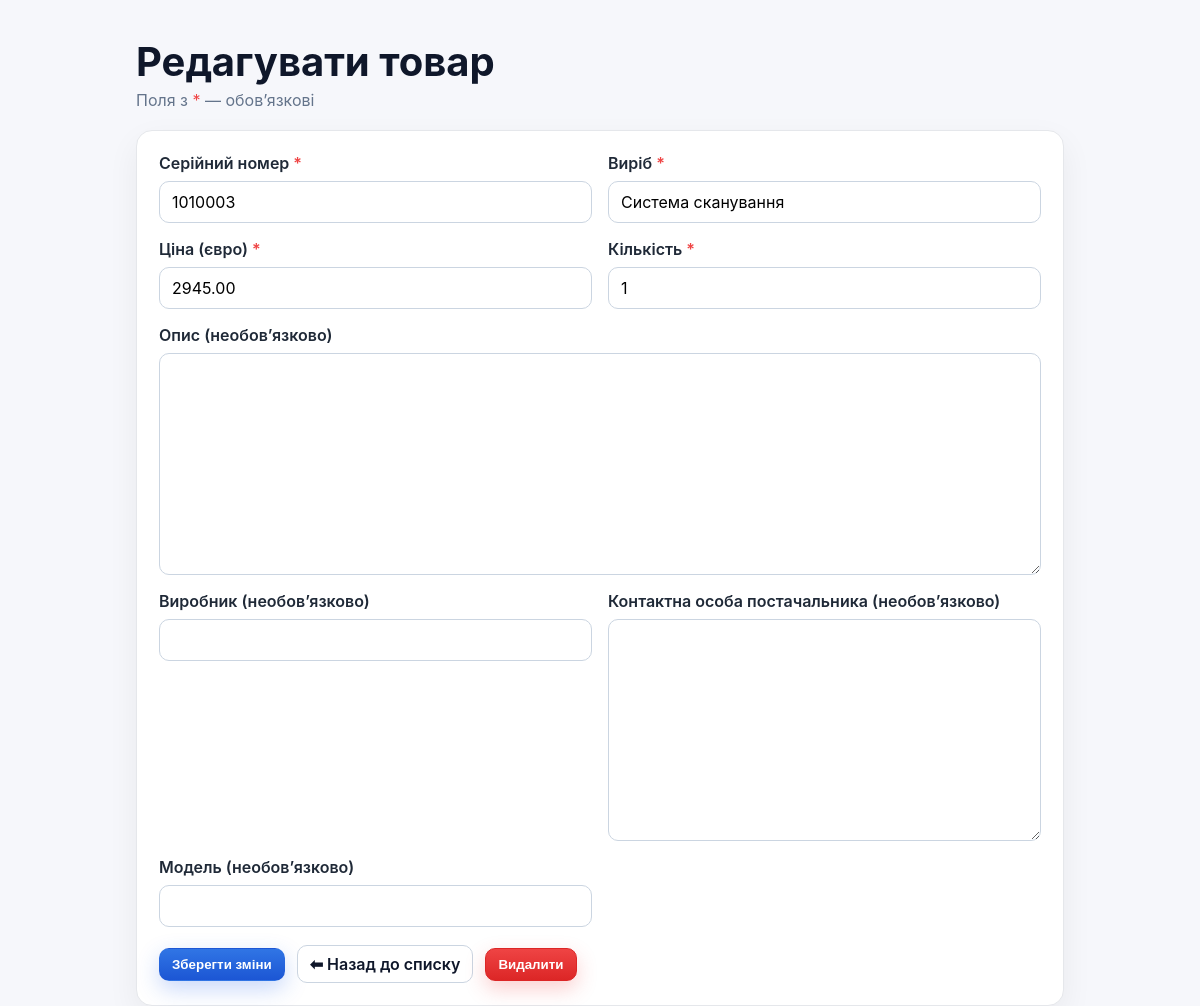
The app's page /product/4/edit/ with its own data.
### imagApp/models.py (models this page shows, shortened)
class Product(models.Model):
    subsystem = models.ForeignKey(Subsystem, on_delete=models.CASCADE, related_name="products")
    serial_number = models.CharField("Серійний номер", max_length=50)
    name = models.CharField("Виріб", max_length=100)
    price = models.DecimalField("Ціна (євро)", max_digits=10, decimal_places=2)
    stock = models.PositiveIntegerField("Кількість", default=1)
    description = models.TextField("Опис", blank=True, null=True)
    manufacturer = models.CharField("Виробник", max_length=100, blank=True, null=True)
    model = models.CharField("Модель", max_length=100, blank=True, null=True)
    supplier_contact = models.TextField("Контактна особа постачальника", blank=True, null=True)

### imagApp/views.py (the view)
# urls.py: path("product/<int:pk>/edit/", views.edit_product, name="edit_product"),
def edit_product(request, pk):
    product = get_object_or_404(Product, pk=pk)
    if request.method == "POST":
        form = ProductForm(request.POST, instance=product)
        if form.is_valid():
            form.save()
            messages.info(request, "Зміни збережено")
            return redirect("production")
        else:
            messages.error(request, "Виникла помилка. Перевірте дані.")
    else:
        form = ProductForm(instance=product)
    return render(request, "product_form.html", {"form": form, "mode": "edit", "product": product})

### imagApp/forms.py
class ProductForm(forms.ModelForm):
    class Meta:
        model = Product
        fields = [
            "subsystem",
            "serial_number",
            "name",
            "price",
            "stock",
            "description",
            "manufacturer",
            "model",
            "supplier_contact",
        ]

### imagApp/models.py (called while the page is built)
    def __str__(self):
        return f"{self.serial_number} - {self.system} - {self.subsystem}"

### imagApp/templates/product_form.html (shortened to what this page needs)
{% load static %}
<!DOCTYPE html>
<html lang="uk">
<head>
    <link rel="stylesheet" href="{% static 'css/main.css' %}">
    <link rel="stylesheet" href="{% static 'css/product_form.css' %}">
</head>
<body>
    <main class="container">
        <header class="page-header">
            <h1>{% if mode == "edit" %}Редагувати товар{% else %}Додати товар{% endif %}</h1>
            <p class="subtitle">Поля з <span class="req">*</span> — обов’язкові</p>
        </header>
        <section class="card">
            <form method="post" novalidate>
                <div class="grid">
                    <div class="form-group">
                        <label for="{{ form.serial_number.id_for_label }}">Серійний номер <span class="req">*</span></label>
                        {{ form.serial_number }}
                    </div>
                    <div class="form-group">
                        <label for="{{ form.name.id_for_label }}">Виріб <span class="req">*</span></label>
                        {{ form.name }}
                    </div>
                    <div class="form-group">
                        <label for="{{ form.price.id_for_label }}">Ціна (євро) <span class="req">*</span></label>
                        {{ form.price }}
                    </div>
                    <div class="form-group">
                        <label for="{{ form.stock.id_for_label }}">Кількість <span class="req">*</span></label>
                        {{ form.stock }}
                    </div>
                    <div class="form-group col-span-2">
                        <label for="{{ form.description.id_for_label }}">Опис (необов’язково)</label>
                        {{ form.description }}
                    </div>
                    <div class="form-group">
                        <label for="{{ form.manufacturer.id_for_label }}">Виробник (необов’язково)</label>
                        {{ form.manufacturer }}
                    </div>
                    <div class="form-group kontact-textarea">
                        <label for="{{ form.supplier_contact.id_for_label }}">Контактна особа постачальника (необов’язково)</label>
                        {{ form.supplier_contact }}
                    </div>
                    <div class="form-group">
                        <label for="{{ form.model.id_for_label }}">Модель (необов’язково)</label>
                        {{ form.model }}
                    </div>
                </div>
                <div class="actions">
                    <button type="submit" class="btn btn-primary">
                        {% if mode == "edit" %}Зберегти зміни{% else %}Створити{% endif %}
                    </button>
                    <a href="{% url 'production' %}" class="btn btn-secondary">⬅ Назад до списку</a>
                    {% if mode == "edit" and product %}
                        <button
                            type="submit"
                            class="btn btn-danger"
                            formaction="{% url 'product_delete' product.pk %}"
                            formmethod="post"
                            formnovalidate
                            onclick="return confirm('Видалити «{{ product.name }}» назавжди?');"
                        >
                            Видалити
                        </button>
                    {% endif %}
                </div>
            </form>
        </section>
    </main>
</body>
</html>

### static/css/main.css (style rules this page uses)
* { box-sizing: border-box; }
html, body { height: 100%; }
body { margin: 0; color: #0f172a; background: #fff; font-family: -apple-system, BlinkMacSystemFont, "Segoe UI", Inter, Roboto, Arial, "Noto Sans", sans-serif; }
.btn { display: inline-flex; font-weight: 600; align-items: center; justify-content: center; padding: 8px 12px; border: 1px solid transparent; border-radius: 10px; text-decoration: none; cursor: pointer; transition: background .15s ease, border-color .15s ease, transform .04s ease; }
.btn-primary { background: linear-gradient(180deg, #3075e5, #1c56d4); box-shadow: 0 8px 22px rgba(37, 99, 235, .25); color: #fff; }
.req { color: #ef4444; }

### static/css/product_form.css (style rules this page uses)
body { background: #f6f7fb; font-family: -apple-system, BlinkMacSystemFont, "Segoe UI", Inter, Roboto, Arial, "Noto Sans", "Helvetica Neue", sans-serif; }
.container { max-width: 960px; margin: 40px auto; padding: 0 16px; }
.page-header h1 { margin: 0 0 6px; font-size: 40px; line-height: 1.1; }
.subtitle { margin: 0 0 20px; color: #64748b; }
.card { background: #fff; border: 1px solid #e5e7eb; border-radius: 16px; box-shadow: 0 12px 32px rgba(2, 6, 23, .06); padding: 22px; }
.grid { display: grid; gap: 16px; grid-template-columns: 1fr; }
@media (min-width: 820px) { .grid { grid-template-columns: repeat(2, 1fr); } }
.col-span-2 { grid-column: span 2; }
.form-group { display: flex; flex-direction: column; gap: 8px; }
label { font-weight: 600; color: #1f2937; }
input[type="text"], input[type="number"], input[type="email"], input[type="url"], textarea, select { appearance: none; font: inherit; width: 100%; padding: 10px 12px; border: 1px solid #cbd5e1; border-radius: 10px; background: #fff; outline: none; transition: border-color .15s ease, box-shadow .15s ease, background .15s ease; }
textarea { resize: vertical; min-height: 110px; }
.kontact-textarea textarea { min-height: 44px; }
.actions { margin-top: 18px; display: flex; gap: 12px; align-items: center; }
.btn-danger { background: linear-gradient(180deg, #ef4444, #dc2626); color: #fff; border-color: #dc2626; box-shadow: 0 8px 20px rgba(239, 68, 68, .25); }
.btn-secondary { background: #fff; color: #0f172a; border-color: #cbd5e1; }

### records on screen
Product: serial_number "1010003", name "Система сканування", price "2945.00", stock "1"
